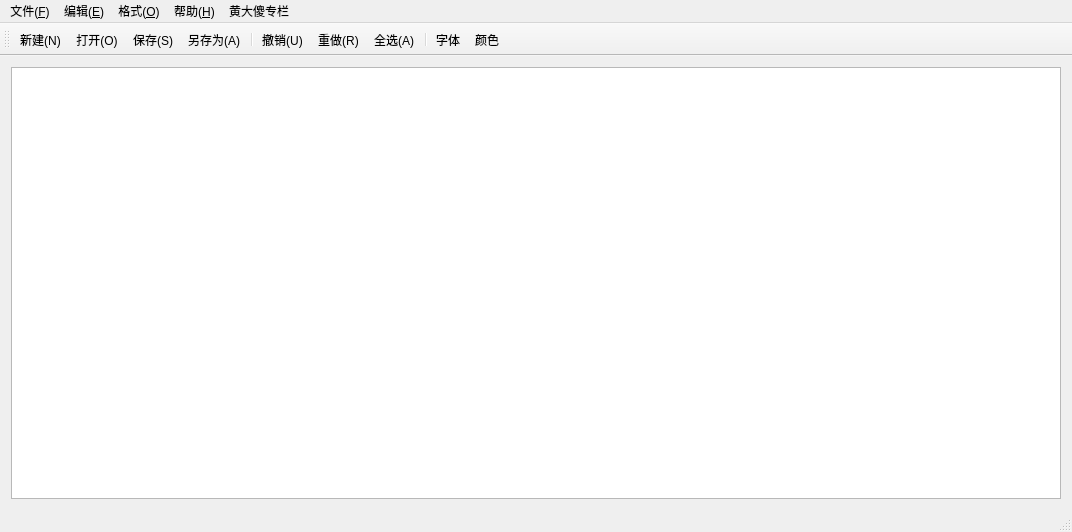
<?xml version="1.0" encoding="UTF-8"?>
<ui version="4.0">
 <class>MainWindow</class>
 <widget class="QMainWindow" name="MainWindow">
  <property name="geometry">
   <rect>
    <x>0</x>
    <y>0</y>
    <width>1072</width>
    <height>532</height>
   </rect>
  </property>
  <property name="windowTitle">
   <string>MainWindow</string>
  </property>
  <widget class="QWidget" name="centralWidget">
   <layout class="QVBoxLayout" name="verticalLayout">
    <item>
     <widget class="QTextEdit" name="textEdit">
      <property name="styleSheet">
       <string notr="true">background-image: url(:/imag/img/12.png);
color: rgb(49, 49, 74);
font: 75 italic 14pt &quot;Bookman Old Style&quot;;
</string>
      </property>
     </widget>
    </item>
   </layout>
  </widget>
  <widget class="QMenuBar" name="menuBar">
   <property name="geometry">
    <rect>
     <x>0</x>
     <y>0</y>
     <width>1072</width>
     <height>23</height>
    </rect>
   </property>
   <widget class="QMenu" name="menu">
    <property name="title">
     <string>文件(&amp;F)</string>
    </property>
    <addaction name="action_N"/>
    <addaction name="action_O"/>
    <addaction name="action_S"/>
    <addaction name="action_A"/>
    <addaction name="separator"/>
    <addaction name="action_X"/>
   </widget>
   <widget class="QMenu" name="menu_E">
    <property name="title">
     <string>编辑(&amp;E)</string>
    </property>
    <addaction name="action_U"/>
    <addaction name="action_R"/>
    <addaction name="separator"/>
    <addaction name="action_T"/>
    <addaction name="action_C"/>
    <addaction name="action_P"/>
    <addaction name="separator"/>
    <addaction name="action_A_2"/>
    <addaction name="action_time"/>
   </widget>
   <widget class="QMenu" name="menu_O">
    <property name="title">
     <string>格式(&amp;O)</string>
    </property>
    <addaction name="action_font"/>
    <addaction name="action_color"/>
   </widget>
   <widget class="QMenu" name="menu_H">
    <property name="title">
     <string>帮助(&amp;H)</string>
    </property>
    <addaction name="action_H"/>
    <addaction name="separator"/>
    <addaction name="action_QT"/>
    <addaction name="action_web"/>
    <addaction name="action_soft"/>
   </widget>
   <widget class="QMenu" name="menu_2">
    <property name="title">
     <string>黄大傻专栏&amp;</string>
    </property>
    <addaction name="action"/>
    <addaction name="action_2"/>
    <addaction name="action_3"/>
    <addaction name="separator"/>
    <addaction name="action_5"/>
   </widget>
   <addaction name="menu"/>
   <addaction name="menu_E"/>
   <addaction name="menu_O"/>
   <addaction name="menu_H"/>
   <addaction name="menu_2"/>
  </widget>
  <widget class="QToolBar" name="mainToolBar">
   <attribute name="toolBarArea">
    <enum>TopToolBarArea</enum>
   </attribute>
   <attribute name="toolBarBreak">
    <bool>false</bool>
   </attribute>
   <addaction name="action_N"/>
   <addaction name="action_O"/>
   <addaction name="action_S"/>
   <addaction name="action_A"/>
   <addaction name="separator"/>
   <addaction name="action_U"/>
   <addaction name="action_R"/>
   <addaction name="action_A_2"/>
   <addaction name="separator"/>
   <addaction name="action_font"/>
   <addaction name="action_color"/>
  </widget>
  <widget class="QStatusBar" name="statusBar"/>
  <action name="action_N">
   <property name="icon">
    <iconset resource="res.qrc">
     <normaloff>:/imag/img/new.png</normaloff>:/imag/img/new.png</iconset>
   </property>
   <property name="text">
    <string>新建(&amp;N)</string>
   </property>
  </action>
  <action name="action_O">
   <property name="icon">
    <iconset resource="res.qrc">
     <normaloff>:/imag/img/open.png</normaloff>:/imag/img/open.png</iconset>
   </property>
   <property name="text">
    <string>打开(&amp;O)</string>
   </property>
  </action>
  <action name="action_S">
   <property name="icon">
    <iconset resource="res.qrc">
     <normaloff>:/imag/img/save.png</normaloff>:/imag/img/save.png</iconset>
   </property>
   <property name="text">
    <string>保存(&amp;S)</string>
   </property>
  </action>
  <action name="action_A">
   <property name="icon">
    <iconset resource="res.qrc">
     <normaloff>:/imag/img/resave.png</normaloff>:/imag/img/resave.png</iconset>
   </property>
   <property name="text">
    <string>另存为(&amp;A)</string>
   </property>
  </action>
  <action name="action_X">
   <property name="icon">
    <iconset resource="res.qrc">
     <normaloff>:/imag/img/exit.png</normaloff>:/imag/img/exit.png</iconset>
   </property>
   <property name="text">
    <string>退出(&amp;X)</string>
   </property>
  </action>
  <action name="action_U">
   <property name="icon">
    <iconset resource="res.qrc">
     <normaloff>:/imag/img/undo.png</normaloff>:/imag/img/undo.png</iconset>
   </property>
   <property name="text">
    <string>撤销(&amp;U)</string>
   </property>
  </action>
  <action name="action_R">
   <property name="icon">
    <iconset resource="res.qrc">
     <normaloff>:/imag/img/redo.png</normaloff>:/imag/img/redo.png</iconset>
   </property>
   <property name="text">
    <string>重做(&amp;R)</string>
   </property>
  </action>
  <action name="action_T">
   <property name="icon">
    <iconset resource="res.qrc">
     <normaloff>:/imag/img/Cut.png</normaloff>:/imag/img/Cut.png</iconset>
   </property>
   <property name="text">
    <string>剪切(&amp;T)</string>
   </property>
  </action>
  <action name="action_C">
   <property name="icon">
    <iconset resource="res.qrc">
     <normaloff>:/imag/img/copy.png</normaloff>:/imag/img/copy.png</iconset>
   </property>
   <property name="text">
    <string>复制(&amp;C)</string>
   </property>
  </action>
  <action name="action_P">
   <property name="icon">
    <iconset resource="res.qrc">
     <normaloff>:/imag/img/paste.png</normaloff>:/imag/img/paste.png</iconset>
   </property>
   <property name="text">
    <string>粘贴(&amp;P)</string>
   </property>
  </action>
  <action name="action_A_2">
   <property name="icon">
    <iconset resource="res.qrc">
     <normaloff>:/imag/img/all.png</normaloff>:/imag/img/all.png</iconset>
   </property>
   <property name="text">
    <string>全选(&amp;A)</string>
   </property>
  </action>
  <action name="action_time">
   <property name="icon">
    <iconset resource="res.qrc">
     <normaloff>:/imag/img/time.png</normaloff>:/imag/img/time.png</iconset>
   </property>
   <property name="text">
    <string>时间&amp;</string>
   </property>
  </action>
  <action name="action_font">
   <property name="icon">
    <iconset resource="res.qrc">
     <normaloff>:/imag/img/font.png</normaloff>:/imag/img/font.png</iconset>
   </property>
   <property name="text">
    <string>字体&amp;</string>
   </property>
  </action>
  <action name="action_color">
   <property name="icon">
    <iconset resource="res.qrc">
     <normaloff>:/imag/img/color.png</normaloff>:/imag/img/color.png</iconset>
   </property>
   <property name="text">
    <string>颜色&amp;</string>
   </property>
  </action>
  <action name="action_H">
   <property name="icon">
    <iconset resource="res.qrc">
     <normaloff>:/imag/img/help.png</normaloff>:/imag/img/help.png</iconset>
   </property>
   <property name="text">
    <string>查看帮助(&amp;H)</string>
   </property>
  </action>
  <action name="action_QT">
   <property name="icon">
    <iconset resource="res.qrc">
     <normaloff>:/imag/img/关于.png</normaloff>:/imag/img/关于.png</iconset>
   </property>
   <property name="text">
    <string>关于QT&amp;</string>
   </property>
  </action>
  <action name="action_web">
   <property name="icon">
    <iconset resource="res.qrc">
     <normaloff>:/imag/img/官网.png</normaloff>:/imag/img/官网.png</iconset>
   </property>
   <property name="text">
    <string>关于官网&amp;</string>
   </property>
  </action>
  <action name="action_soft">
   <property name="icon">
    <iconset resource="res.qrc">
     <normaloff>:/imag/img/软件.png</normaloff>:/imag/img/软件.png</iconset>
   </property>
   <property name="text">
    <string>关于软件&amp;</string>
   </property>
  </action>
  <action name="action">
   <property name="icon">
    <iconset resource="res.qrc">
     <normaloff>:/imag/img/c.png</normaloff>:/imag/img/c.png</iconset>
   </property>
   <property name="text">
    <string>哈哈&amp;</string>
   </property>
  </action>
  <action name="action_2">
   <property name="icon">
    <iconset resource="res.qrc">
     <normaloff>:/imag/img/a.png</normaloff>:/imag/img/a.png</iconset>
   </property>
   <property name="text">
    <string>白痴(真的)&amp;</string>
   </property>
  </action>
  <action name="action_3">
   <property name="icon">
    <iconset resource="res.qrc">
     <normaloff>:/imag/img/b.png</normaloff>:/imag/img/b.png</iconset>
   </property>
   <property name="text">
    <string>大胸(假的)&amp;</string>
   </property>
  </action>
  <action name="action_5">
   <property name="icon">
    <iconset resource="res.qrc">
     <normaloff>:/imag/img/d.png</normaloff>:/imag/img/d.png</iconset>
   </property>
   <property name="text">
    <string>以上点击无效</string>
   </property>
  </action>
 </widget>
 <layoutdefault spacing="6" margin="11"/>
 <resources>
  <include location="res.qrc"/>
 </resources>
 <connections/>
</ui>
